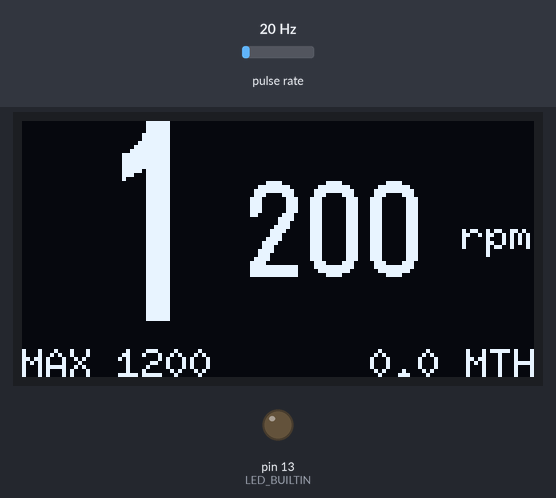
Bench run of a sketch on a simulated Arduino Uno, built with avr-gcc and run on an emulated ATmega328P. On the bench: 128×64 one-colour display, output pins drawn as LEDs (lit = HIGH). Wiring (inferred from the names in the program): pulse sensor: data pin 3. The test bench sets the inputs (shaded band); at power-on: pulse rate 20 Hz.

Above: at 3.3 s.
3.4 s: pulse rate (sensor on pin 3) set to 50 Hz
At 4.9 s:
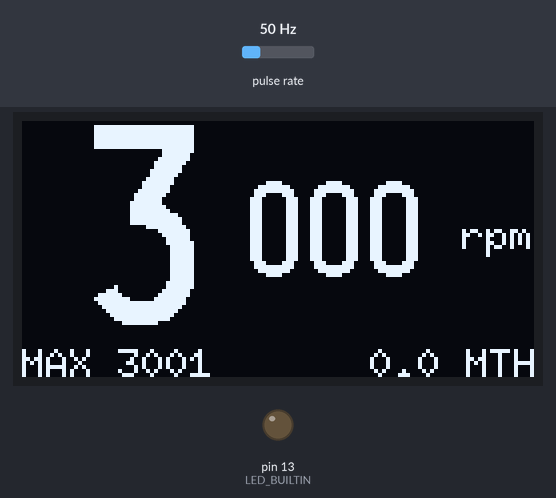
5.0 s: pulse rate (sensor on pin 3) set to 4 Hz
At 6.6 s:
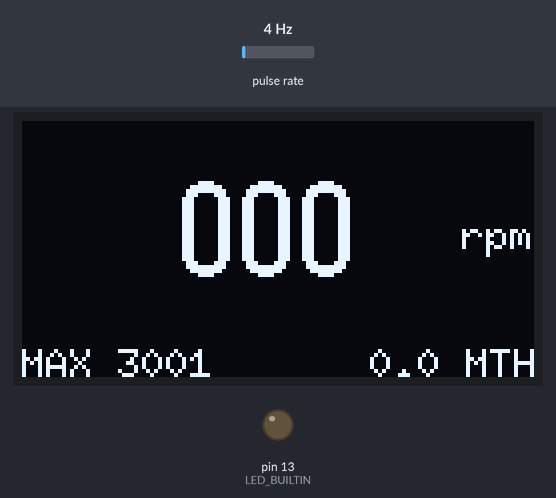
6.9 s: pulse rate (sensor on pin 3) set to 100 Hz
At 11.3 s:
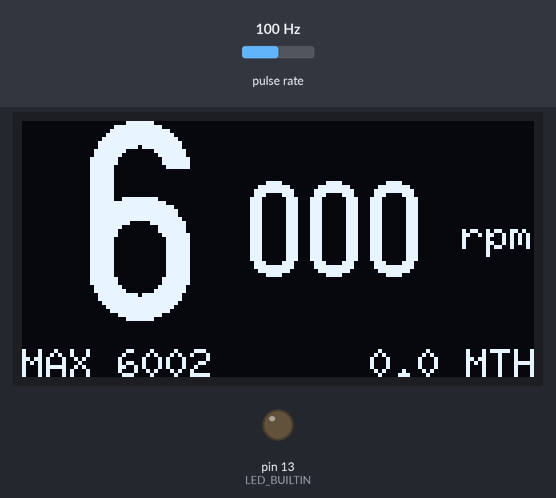
Timing chart, 0 to 12.8 s (numbered marks = the images above; inputs shaded):
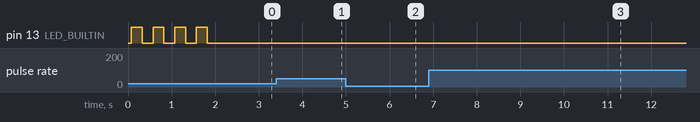

The sketch:

Stadi_Tacho.ino
```cpp
#include <Arduino.h>
#include <Wire.h>
#include "U8g2lib.h"
#include <EEPROM.h>
#include <avr/wdt.h>
#include "stadionlogo.h"

// ============================================================
//   STADI TACHO  V1
//   Čte otáčky motoru ze snímače/smyčky kolem kabelu svíčky na D3 (přerušení INT1).
//   Počítá aktuální RPM, MAX RPM (v RAM) a motohodiny MTH (v EEPROM).

// ============================================================
// 1) NASTAVENÍ
// ============================================================

const char FW_VERZE[] = "Stadi Tacho V1";
U8G2_SSD1306_128X64_NONAME_F_HW_I2C u8g2(U8G2_R0, U8X8_PIN_NONE);

// Pin 3 pro přerušení INT1
const byte TACHO_PIN = 3;

// --- Ochrana proti rušení zapalování ---
// Při 18 000 RPM je perioda 3 333 us.
// Jakýkoliv pulz s mezerou kratší než 2.8 ms (odpovídá ~21 400 RPM)
// je zahozen jako zákmita zapalování.
const unsigned long MIN_MEZERA_PULZU_US = 2800UL;

const float MAX_ROZUMNE_RPM = 18000.0;
const float MIN_ROZUMNE_RPM = 500.0;
const float MAX_SKOK_RPM = 5000.0;
const float MAX_ROZDIL_SOUSEDNICH_PULZU_RPM = 1500.0;

// Při 600 RPM jde pulz každých 100 ms.
// Pokud nepřijde pulz po dobu 200 ms, motor zhasnul -> okamžitě na 0 RPM.
const unsigned long CAS_DO_ZASTAVENI_MS = 200UL;

// Motohodiny se do EEPROM ukládají každých 0.1 MTH = 360 sekund běhu motoru.
const unsigned long KROK_ULOZENI_MTH_SEK = 360UL;

#define WATCHDOG_TIMEOUT WDTO_2S
const unsigned long LOGO_DOBA_ZOBRAZENI_MS = 1999;

// --- Kalmanův filtr (vyhlazení otáček) ---
const float KALMAN_Q = 2.0;   // Vyšší Q = blesková reakce na vrknutí plynem
const float KALMAN_R = 8.0;   // Mírné vyhlazení šumu zapalování

// --- EEPROM adresy pro Motohodiny ---
const int MTH_ADR_START = 0;
const int MTH_ADR_KONEC = 252; // 64 pozic po 4 bajtech (Round-Robin)


// ============================================================
// 2) STAV PROGRAMU
// ============================================================

// -- Motohodiny & MAX RPM --
unsigned long mthSekundy = 0;          // Ukládá se do EEPROM (v sekundách)
unsigned int maxRpm = 0;               // Pouze v RAM, po restartu 0

// -- Aktuální otáčky --
unsigned int zobrazeneRychlostRpm = 0;

// -- Kalmanův filtr --
float kalman_x = 0;
float kalman_p = 1;

float posledniSuroveRychlostRpm = 0.0;
bool mamePredchoziPulz = false;
bool motorBezi = false;

int mthAdresaAktualni = MTH_ADR_START;
unsigned long mthNaposledyUlozeno = 0;
unsigned long posIcasMthCasMs = 0;

// -- Časování displeje --
unsigned long displejNaposledyCas = 0;
const unsigned long DISPLEJ_INTERVAL_MS = 100; // 10 fps obnova displeje

// -- Sdíleno s ISR --
volatile unsigned long isr_casPoslednihoPulzuUs = 0;
volatile unsigned long isr_delkaPoslednihoIntervaluUs = 0;
volatile bool isr_mameNovyPulz = false;


// ============================================================
// 3) EEPROM - Motohodiny (MTH)
// ============================================================

void nactiMthZEEPROM()
{
  unsigned long nejvyssiNalezenaHodnota = 0;
  int adresaSNejvyssiHodnotou = MTH_ADR_START;

  for (int adr = MTH_ADR_START; adr <= MTH_ADR_KONEC; adr += 4)
  {
    unsigned long hodnota = 0;
    EEPROM.get(adr, hodnota);

    if (hodnota != 0xFFFFFFFFUL && hodnota >= nejvyssiNalezenaHodnota)
    {
      nejvyssiNalezenaHodnota = hodnota;
      adresaSNejvyssiHodnotou = adr;
    }
  }

  mthSekundy = nejvyssiNalezenaHodnota;
  mthAdresaAktualni = adresaSNejvyssiHodnotou;
}

void ulozMthDoEEPROM(unsigned long hodnotaSekund)
{
  mthAdresaAktualni += 4;
  if (mthAdresaAktualni > MTH_ADR_KONEC)
  {
    mthAdresaAktualni = MTH_ADR_START;
  }

  EEPROM.put(mthAdresaAktualni, hodnotaSekund);
}


// ============================================================
// 4) PŘERUŠENÍ (ISR)
// ============================================================

void snimacTachoPreruseni()
{
  unsigned long ted = micros();

  if (isr_casPoslednihoPulzuUs == 0)
  {
    isr_casPoslednihoPulzuUs = ted;
    return;
  }

  unsigned long interval = ted - isr_casPoslednihoPulzuUs;

  // Debounce zákmity zapalování (kratší než 2.8 ms ignorujeme)
  if (interval < MIN_MEZERA_PULZU_US)
  {
    return;
  }

  isr_delkaPoslednihoIntervaluUs = interval;
  isr_casPoslednihoPulzuUs = ted;
  isr_mameNovyPulz = true;
}


// ============================================================
// 5) FILTR OTÁČEK
// ============================================================

float vyhladRpm(float noveMereniRpm)
{
  kalman_p = kalman_p + KALMAN_Q;
  float zisk = kalman_p / (kalman_p + KALMAN_R);

  kalman_x = kalman_x + zisk * (noveMereniRpm - kalman_x);
  kalman_p = (1.0 - zisk) * kalman_p;

  return kalman_x;
}

bool jePulzDuveryhodny(float suroveRpm)
{
  if (suroveRpm > MAX_ROZUMNE_RPM || suroveRpm < MIN_ROZUMNE_RPM)
  {
    return false;
  }

  if (motorBezi)
  {
    float rozdil = fabs(suroveRpm - kalman_x);

    if (rozdil > MAX_SKOK_RPM)
    {
      bool souhlasiSPredchozim =
        mamePredchoziPulz &&
        fabs(suroveRpm - posledniSuroveRychlostRpm) < MAX_ROZDIL_SOUSEDNICH_PULZU_RPM;

      if (souhlasiSPredchozim)
      {
        kalman_x = suroveRpm;
        kalman_p = 1.0;
      }
      else
      {
        return false;
      }
    }
  }

  return true;
}


// ============================================================
// ÚVODNÍ LOGO
// ============================================================

void zobrazUvodniLogo()
{
  pinMode(LED_BUILTIN, OUTPUT);

  int x = (128 - STADION_WIDTH) / 2;
  int y = (50 - STADION_HEIGHT) / 2;

  u8g2.clearBuffer();
  u8g2.drawXBMP(x, y, STADION_WIDTH, STADION_HEIGHT, logo_stadion);

  u8g2.setFont(u8g2_font_5x7_tf);
  u8g2.setCursor(0, 64);
  u8g2.print(FW_VERZE);

  u8g2.sendBuffer();

  const byte POCET_BLIKNUTI = 4;
  const unsigned long krokMs = LOGO_DOBA_ZOBRAZENI_MS / (POCET_BLIKNUTI * 2);
  for (byte i = 0; i < POCET_BLIKNUTI; i++)
  {
    digitalWrite(LED_BUILTIN, HIGH);
    delay(krokMs);
    digitalWrite(LED_BUILTIN, LOW);
    delay(krokMs);
  }
}


// ============================================================
// 6) HLAVNÍ SMYČKA
// ============================================================

void setup()
{
  wdt_disable();

  u8g2.begin();
  pinMode(TACHO_PIN, INPUT_PULLUP);

  zobrazUvodniLogo();

  nactiMthZEEPROM();
  mthNaposledyUlozeno = mthSekundy;

  // Připojení přerušení na Pin D3 (INT1)
  attachInterrupt(
    digitalPinToInterrupt(TACHO_PIN),
    snimacTachoPreruseni,
    FALLING
  );

  vykresliDashboard();
  wdt_enable(WATCHDOG_TIMEOUT);
}

void zpracujNovyPulzPokudExistuje()
{
  if (!isr_mameNovyPulz)
  {
    return;
  }

  unsigned long intervalUs;
  noInterrupts();
  intervalUs = isr_delkaPoslednihoIntervaluUs;
  isr_mameNovyPulz = false;
  interrupts();

  // 1 otáčka = 1 pulz. 60 000 000 us v minutě / interval v us = RPM
  float suroveRpm = 60000000.0 / intervalUs;

  if (!jePulzDuveryhodny(suroveRpm))
  {
    mamePredchoziPulz = false;
    return;
  }

  mamePredchoziPulz = true;
  posledniSuroveRychlostRpm = suroveRpm;
  motorBezi = true;

  float vyhlazeneRpm = vyhladRpm(suroveRpm);
  zobrazeneRychlostRpm = (unsigned int)(vyhlazeneRpm + 0.5);

  // Záznam MAX RPM
  if (zobrazeneRychlostRpm > maxRpm)
  {
    maxRpm = zobrazeneRychlostRpm;
  }
}

void zkontrolujJestliStojime()
{
  unsigned long casPoslednihoPulzu;
  noInterrupts();
  casPoslednihoPulzu = isr_casPoslednihoPulzuUs;
  interrupts();

  bool jsmeUzNekdyJeli = (casPoslednihoPulzu != 0);
  unsigned long dobaBezPulzuUs = micros() - casPoslednihoPulzu;

  // Pokud neprisel pulz do 200 ms, motor zhasnul
  if (jsmeUzNekdyJeli && dobaBezPulzuUs > CAS_DO_ZASTAVENI_MS * 1000UL)
  {
    kalman_x = 0;
    kalman_p = 1;
    zobrazeneRychlostRpm = 0;
    mamePredchoziPulz = false;
    motorBezi = false;
  }
}

void aktualizujMotohodiny()
{
  if (!motorBezi)
  {
    posIcasMthCasMs = millis();
    return;
  }

  unsigned long ted = millis();
  if (posIcasMthCasMs == 0)
  {
    posIcasMthCasMs = ted;
    return;
  }

  // Přičítání reálných sekund běhu motoru
  if (ted - posIcasMthCasMs >= 1000)
  {
    mthSekundy += (ted - posIcasMthCasMs) / 1000;
    posIcasMthCasMs = ted;
  }

  // Zápis do EEPROM každých 360 s (0.1 MTH)
  if (mthSekundy - mthNaposledyUlozeno >= KROK_ULOZENI_MTH_SEK)
  {
    ulozMthDoEEPROM(mthSekundy);
    mthNaposledyUlozeno = mthSekundy;
  }
}

void loop()
{
  wdt_reset();

  zpracujNovyPulzPokudExistuje();
  zkontrolujJestliStojime();
  aktualizujMotohodiny();

  unsigned long ted = millis();
  if (ted - displejNaposledyCas > DISPLEJ_INTERVAL_MS)
  {
    vykresliDashboard();
    displejNaposledyCas = ted;
  }
}


// ============================================================
// 7) DISPLEJ
// ============================================================

void vykresliDashboard()
{
  u8g2.clearBuffer();
// --- 1. TÍSÍCE OTÁČEK (viditelné až od 1000 RPM, číslice zvlášť) ---
  if (zobrazeneRychlostRpm >= 1000)
  {
    u8g2.setFont(u8g2_font_logisoso50_tn);

    unsigned int tisice = zobrazeneRychlostRpm / 1000;
    if (tisice >= 10)
    {
      // Desítky tisíc (10–99) -> vytiskneme obě číslice zvlášť s vlastním kerningem
      u8g2.setCursor(-7, 50);
      u8g2.print(tisice / 10);

      u8g2.setCursor(20, 50);
      u8g2.print(tisice % 10);
    }
    else
    {
      // Jednotky tisíc (1–9) -> tiskneme pouze druhou číslici na fixní pozici
      u8g2.setCursor(14, 50);
      u8g2.print(tisice);
    }
  }

  // --- 2. STOVKY OTÁČEK ---
  u8g2.setFont(u8g2_font_logisoso24_tn);
  int xStovky;
  if (zobrazeneRychlostRpm >= 10000)
  {    xStovky = 60;}
  else if (zobrazeneRychlostRpm >= 1000)
  {    xStovky = 55;}
  else  {    xStovky = 38;}
  u8g2.setCursor(xStovky, 39);

  char strZbytek[4];
  if (zobrazeneRychlostRpm == 0)
  {
    snprintf(strZbytek, sizeof(strZbytek), "000");                              // Při 0 RPM zobrazí natvrdo "000"
  }
  else if (zobrazeneRychlostRpm >= 1000)
  {
    snprintf(strZbytek, sizeof(strZbytek), "%03u", zobrazeneRychlostRpm % 1000); // např. "050"
  }
  else
  {
    snprintf(strZbytek, sizeof(strZbytek), "%u", zobrazeneRychlostRpm);          // např. "850" nebo "45"
  }
  u8g2.print(strZbytek);

  // --- 3. POPISKY A SPODNÍ ŘÁDEK (Malý font 6x10) ---
  u8g2.setFont(u8g2_font_6x10_tf);

  // Popisek "rpm" natvrdo vpravo nahoře (X = 108)
  u8g2.setCursor(110, 32);
  u8g2.print("rpm");

  // MAX RPM vlevo dole
  u8g2.setCursor(0, 64);
  u8g2.print("MAX ");
  u8g2.print(maxRpm);

  // Motohodiny MTH zarovnané přesně DOPRAVA (X = 128 - šířka textu)
float mthHodiny = mthSekundy / 3600.0;

  char cisloMth[10];
  dtostrf(mthHodiny, 1, 1, cisloMth); // Převod float na řetězec bez vodících mezer

  char mthText[16];
  snprintf(mthText, sizeof(mthText), "%s MTH", cisloMth);

  int xMth = 128 - u8g2.getStrWidth(mthText);
  u8g2.setCursor(xMth, 64);
  u8g2.print(mthText);

  u8g2.sendBuffer();
}
```

Source omitted: stadionlogo.h (data table, 1817 bytes)

Measured:
- after the input at 3.4 s, the display: first changes after 0.12 s (image 1 shows a later state)
- after the input at 6.9 s, the display: first changes after 0.25 s (image 3 shows a later state)
- what the display in image 3 shows lasts 0.6 s, from 10.9 s to 11.5 s
